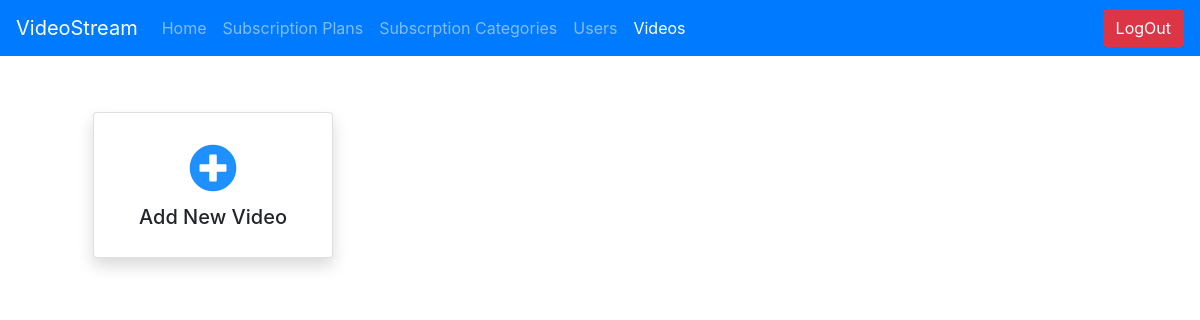
Page /video_stream_admin/video_list/ (signed in) on the earlier database version.
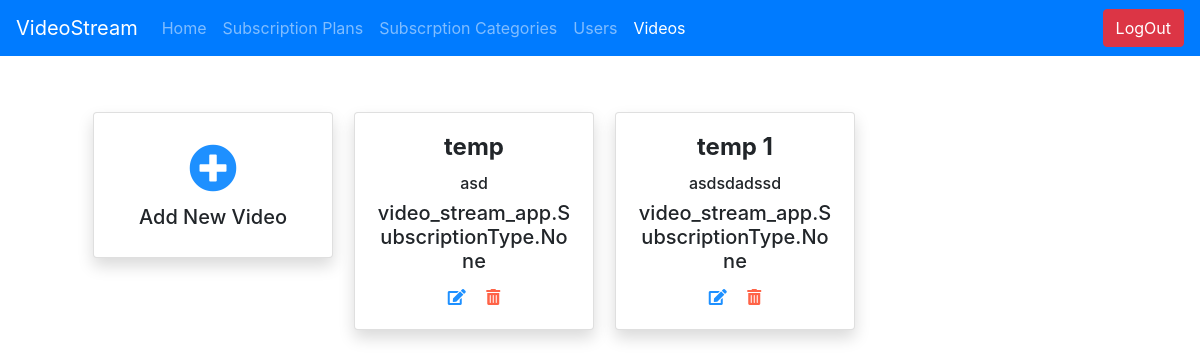
Same page on the later database version.
### video_stream_app/models.py (models this page shows, shortened)
class VideoContent(models.Model):
    id = models.AutoField(primary_key=True)
    content_name = models.CharField(max_length=255, blank=True, null=True)
    content_description = models.TextField(max_length=2000, blank=True, null=True)
    file = models.FileField(upload_to='videos/', null=True, blank=True, verbose_name="content_file")
    allowed_subscription = models.ManyToManyField(SubscriptionType,
                                                  null=True, related_name="subscription_type")

### video_stream_app/views.py (the view)
# urls.py: path('video_stream_admin/video_list/', views.video_list,
@login_required(login_url='/video_stream_admin/')
def video_list(request):
    return render(request, 'video_stream_app/videos.html',
                  {
                      'videos': models.VideoContent.objects.all(),
                      'title': 'Videos',
                      'is_logged_in': request.user.is_authenticated,
                      'video_link': 'active',
                      'admin': True
                  })

### video_stream_app/templates/video_stream_app/videos.html (shortened to what this page needs)
{% extends 'base.html' %}
{% load static %}
{% block content %}
    <div class="container">
        <div class="m-5 text-center">
            <div class="row">
                <div class="col-md-3 my-2">
                    <div class="card shadow" style="width: 15rem;">
                        <div class="card-body">
                            <a href="/video_stream_admin/videos/add/">
                                <span style="font-size: 48px; color: Dodgerblue;">
                                    <i class="fas fa-plus-circle"></i>
                                </span>
                            </a>
                            <h5> Add New Video </h5>
                        </div>
                    </div>
                </div>
                {% for video in videos %}
                    <div class="col-md-3 my-2">
                        <div class="card shadow" style="width: 15rem;">
                            <div class="card-body">
                                <h4 class="card-title"> <strong>{{ video.content_name}}</strong></h4>
                                <h6> {{ video.content_description}} </h6>
                                <h5> {{ video.allowed_subscription}} </h5>
                                <div class="pt-1">
                                    <a href="/video_stream_admin/videos/edit__{{ video.pk }}/">
                                        <span style="color: Dodgerblue;" class="pr-2">
                                            <i class="fas fa-edit"></i>
                                        </span>
                                    </a>
                                    <a href="/video_stream_admin/videos/delete__{{ video.pk }}/">
                                        <span style="color: tomato;" class="pl-2">
                                            <i class="fas fa-trash-alt"></i>
                                        </span>
                                    </a>
                                </div>
                            </div>
                        </div>
                    </div>
                {% endfor %}
            </div>
        </div>
    </div>
{% endblock %}

### video_stream_app/templates/video_stream_app/base.html (shortened to what this page needs)
<!doctype html>
<html class="no-js" lang="en">
    <head>
        {% load static %}
        <link rel="stylesheet" href="https://pro.fontawesome.com/releases/v5.10.0/css/all.css"/>
        <link rel="stylesheet" href="https://stackpath.bootstrapcdn.com/bootstrap/4.5.2/css/bootstrap.min.css">
    </head>
    <body>
        <nav class="navbar navbar-expand-lg navbar-dark bg-primary">
            {% if admin %}
                <a class="navbar-brand" href="/admin_home/">VideoStream</a>
            {% else %}
                <a class="navbar-brand" href="/">VideoStream</a>
            {% endif %}
            <div class="collapse navbar-collapse" id="navbarSupportedContent">
                <ul class="navbar-nav mr-auto">
                    {% if admin %}
                        <li class="nav-item {{ admin_home }}">
                            <a class="nav-link" href="/admin_home/">Home <span class="sr-only">(current)</span></a>
                        </li>
                    {% else %}
                        <li class="nav-item {{ home }}">
                            <a class="nav-link" href="/">Home <span class="sr-only">(current)</span></a>
                        </li>
                    {% endif %}
                    {% if not admin %}
                        {% if not is_logged_in %}
                            <li class="nav-item {{ signup }}">
                                <a class="nav-link" href="/signup/">Signup</a>
                            </li>
                            <li class="nav-item {{ login }}">
                                <a class="nav-link" href="/login/">LogIn</a>
                            </li>
                        {% endif %}
                    {% else %}
                        <li class="nav-item {{ subscription_plans }}">
                            <a class="nav-link" href="/video_stream_admin/subscription_plans/">Subscription Plans</a>
                        </li>
                        <li class="nav-item {{ subscription_types }}">
                            <a class="nav-link" href="/video_stream_admin/subscription_type_list/">Subscrption Categories</a>
                        </li>
                        <li class="nav-item {{ users_link }}">
                            <a class="nav-link" href="/video_stream_admin/user_list/">Users</a>
                        </li>
                        <li class="nav-item {{ video_link }}">
                            <a class="nav-link" href="/video_stream_admin/video_list/">Videos</a>
                        </li>
                    {% endif %}
                </ul>
                {% if is_logged_in %}
                    {% if admin %}
                        <a href="/admin_logout/">
                            <button class="btn btn-danger my-2 my-sm-0" type="submit">LogOut</button>
                        </a>
                    {% else %}
                        <a href="/logout/">
                            <button class="btn btn-danger my-2 my-sm-0" type="submit">LogOut</button>
                        </a>
                    {% endif %}
                {% endif %}
            </div>
        </nav>
                                {% block content %} {% endblock %}
    </body>
</html>

Differences in the rows shown:
added VideoContent: content_name "temp", content_description "asd", allowed_subscription "video_stream_app.SubscriptionType.None"
added VideoContent: content_name "temp 1", content_description "asdsdadssd", allowed_subscription "video_stream_app.SubscriptionType.None"
